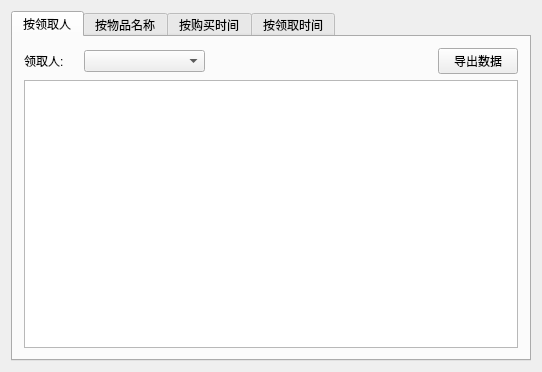
<?xml version="1.0" encoding="UTF-8"?>
<ui version="4.0">
 <class>QueryPageClass</class>
 <widget class="QWidget" name="QueryPageClass">
  <property name="geometry">
   <rect>
    <x>0</x>
    <y>0</y>
    <width>541</width>
    <height>372</height>
   </rect>
  </property>
  <property name="windowTitle">
   <string>QueryPage</string>
  </property>
  <layout class="QHBoxLayout" name="horizontalLayout">
   <item>
    <widget class="QTabWidget" name="m_tabWidget">
     <property name="tabPosition">
      <enum>QTabWidget::North</enum>
     </property>
     <property name="tabShape">
      <enum>QTabWidget::Rounded</enum>
     </property>
     <property name="currentIndex">
      <number>0</number>
     </property>
     <property name="iconSize">
      <size>
       <width>16</width>
       <height>16</height>
      </size>
     </property>
     <property name="elideMode">
      <enum>Qt::ElideNone</enum>
     </property>
     <property name="documentMode">
      <bool>false</bool>
     </property>
     <widget class="QWidget" name="tab_1">
      <attribute name="title">
       <string>按领取人</string>
      </attribute>
      <layout class="QHBoxLayout" name="horizontalLayout_3">
       <item>
        <layout class="QVBoxLayout" name="verticalLayout">
         <item>
          <layout class="QHBoxLayout" name="horizontalLayout_2">
           <item>
            <widget class="QLabel" name="label">
             <property name="minimumSize">
              <size>
               <width>54</width>
               <height>12</height>
              </size>
             </property>
             <property name="maximumSize">
              <size>
               <width>54</width>
               <height>12</height>
              </size>
             </property>
             <property name="text">
              <string>领取人:</string>
             </property>
            </widget>
           </item>
           <item>
            <widget class="QComboBox" name="m_getPeople_detail">
             <property name="minimumSize">
              <size>
               <width>121</width>
               <height>22</height>
              </size>
             </property>
             <property name="maximumSize">
              <size>
               <width>121</width>
               <height>22</height>
              </size>
             </property>
            </widget>
           </item>
           <item>
            <spacer name="horizontalSpacer">
             <property name="orientation">
              <enum>Qt::Horizontal</enum>
             </property>
             <property name="sizeHint" stdset="0">
              <size>
               <width>40</width>
               <height>20</height>
              </size>
             </property>
            </spacer>
           </item>
           <item>
            <widget class="QPushButton" name="m_exportPeople">
             <property name="text">
              <string>导出数据</string>
             </property>
            </widget>
           </item>
          </layout>
         </item>
         <item>
          <widget class="QTableView" name="m_getPeople_tableView"/>
         </item>
        </layout>
       </item>
      </layout>
     </widget>
     <widget class="QWidget" name="tab_2">
      <attribute name="title">
       <string>按物品名称</string>
      </attribute>
      <layout class="QVBoxLayout" name="verticalLayout_3">
       <item>
        <layout class="QVBoxLayout" name="verticalLayout_2">
         <item>
          <layout class="QHBoxLayout" name="horizontalLayout_4">
           <item>
            <widget class="QLabel" name="label_2">
             <property name="minimumSize">
              <size>
               <width>54</width>
               <height>12</height>
              </size>
             </property>
             <property name="maximumSize">
              <size>
               <width>54</width>
               <height>12</height>
              </size>
             </property>
             <property name="text">
              <string>物品名称:</string>
             </property>
            </widget>
           </item>
           <item>
            <widget class="QComboBox" name="m_getProName_detail">
             <property name="minimumSize">
              <size>
               <width>151</width>
               <height>22</height>
              </size>
             </property>
             <property name="maximumSize">
              <size>
               <width>151</width>
               <height>22</height>
              </size>
             </property>
            </widget>
           </item>
           <item>
            <spacer name="horizontalSpacer_2">
             <property name="orientation">
              <enum>Qt::Horizontal</enum>
             </property>
             <property name="sizeHint" stdset="0">
              <size>
               <width>40</width>
               <height>20</height>
              </size>
             </property>
            </spacer>
           </item>
           <item>
            <widget class="QPushButton" name="m_exportProName">
             <property name="text">
              <string>导出数据</string>
             </property>
            </widget>
           </item>
          </layout>
         </item>
         <item>
          <widget class="QTableView" name="m_getProName_tableView"/>
         </item>
        </layout>
       </item>
      </layout>
     </widget>
     <widget class="QWidget" name="tab">
      <attribute name="title">
       <string>按购买时间</string>
      </attribute>
      <layout class="QVBoxLayout" name="verticalLayout_5">
       <item>
        <layout class="QVBoxLayout" name="verticalLayout_4">
         <item>
          <layout class="QHBoxLayout" name="horizontalLayout_5">
           <item>
            <widget class="QLabel" name="label_3">
             <property name="minimumSize">
              <size>
               <width>54</width>
               <height>12</height>
              </size>
             </property>
             <property name="maximumSize">
              <size>
               <width>54</width>
               <height>12</height>
              </size>
             </property>
             <property name="text">
              <string>起始日期:</string>
             </property>
            </widget>
           </item>
           <item>
            <widget class="QDateTimeEdit" name="m_buytimeStart">
             <property name="minimumSize">
              <size>
               <width>141</width>
               <height>22</height>
              </size>
             </property>
             <property name="maximumSize">
              <size>
               <width>141</width>
               <height>22</height>
              </size>
             </property>
            </widget>
           </item>
           <item>
            <widget class="QLabel" name="label_4">
             <property name="minimumSize">
              <size>
               <width>54</width>
               <height>12</height>
              </size>
             </property>
             <property name="maximumSize">
              <size>
               <width>54</width>
               <height>12</height>
              </size>
             </property>
             <property name="text">
              <string>终止日期:</string>
             </property>
            </widget>
           </item>
           <item>
            <widget class="QDateTimeEdit" name="m_buytimeEnd">
             <property name="minimumSize">
              <size>
               <width>141</width>
               <height>22</height>
              </size>
             </property>
             <property name="maximumSize">
              <size>
               <width>141</width>
               <height>22</height>
              </size>
             </property>
            </widget>
           </item>
           <item>
            <spacer name="horizontalSpacer_3">
             <property name="orientation">
              <enum>Qt::Horizontal</enum>
             </property>
             <property name="sizeHint" stdset="0">
              <size>
               <width>40</width>
               <height>20</height>
              </size>
             </property>
            </spacer>
           </item>
           <item>
            <widget class="QPushButton" name="m_exportBuyTime">
             <property name="text">
              <string>导出数据</string>
             </property>
            </widget>
           </item>
          </layout>
         </item>
         <item>
          <widget class="QTableView" name="m_buytime_tableView"/>
         </item>
        </layout>
       </item>
      </layout>
     </widget>
     <widget class="QWidget" name="tab_3">
      <attribute name="title">
       <string>按领取时间</string>
      </attribute>
      <layout class="QVBoxLayout" name="verticalLayout_7">
       <item>
        <layout class="QVBoxLayout" name="verticalLayout_6">
         <item>
          <layout class="QHBoxLayout" name="horizontalLayout_6">
           <item>
            <widget class="QLabel" name="label_5">
             <property name="minimumSize">
              <size>
               <width>54</width>
               <height>12</height>
              </size>
             </property>
             <property name="maximumSize">
              <size>
               <width>54</width>
               <height>12</height>
              </size>
             </property>
             <property name="text">
              <string>起始日期:</string>
             </property>
            </widget>
           </item>
           <item>
            <widget class="QDateTimeEdit" name="m_gettimeStart">
             <property name="minimumSize">
              <size>
               <width>141</width>
               <height>22</height>
              </size>
             </property>
             <property name="maximumSize">
              <size>
               <width>141</width>
               <height>22</height>
              </size>
             </property>
            </widget>
           </item>
           <item>
            <widget class="QLabel" name="label_6">
             <property name="minimumSize">
              <size>
               <width>54</width>
               <height>12</height>
              </size>
             </property>
             <property name="maximumSize">
              <size>
               <width>54</width>
               <height>12</height>
              </size>
             </property>
             <property name="text">
              <string>终止日期:</string>
             </property>
            </widget>
           </item>
           <item>
            <widget class="QDateTimeEdit" name="m_gettimeEnd">
             <property name="minimumSize">
              <size>
               <width>141</width>
               <height>22</height>
              </size>
             </property>
             <property name="maximumSize">
              <size>
               <width>141</width>
               <height>22</height>
              </size>
             </property>
            </widget>
           </item>
           <item>
            <spacer name="horizontalSpacer_4">
             <property name="orientation">
              <enum>Qt::Horizontal</enum>
             </property>
             <property name="sizeHint" stdset="0">
              <size>
               <width>40</width>
               <height>20</height>
              </size>
             </property>
            </spacer>
           </item>
           <item>
            <widget class="QPushButton" name="m_exportGetTime">
             <property name="text">
              <string>导出数据</string>
             </property>
            </widget>
           </item>
          </layout>
         </item>
         <item>
          <widget class="QTableView" name="m_gettime_tableView"/>
         </item>
        </layout>
       </item>
      </layout>
     </widget>
    </widget>
   </item>
  </layout>
 </widget>
 <layoutdefault spacing="6" margin="11"/>
 <resources/>
 <connections/>
</ui>
